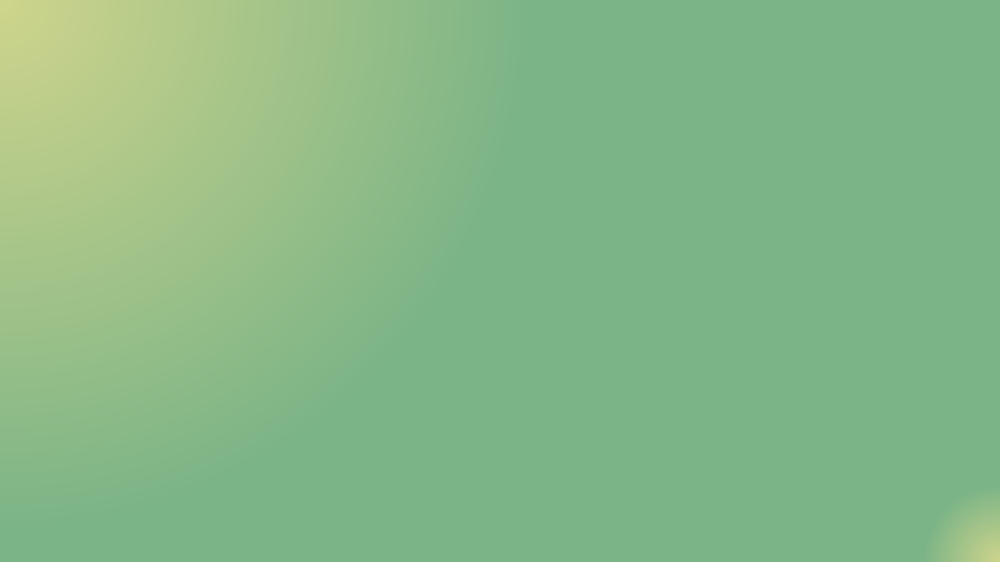
#> input picture desktop/tests/image_final.png, 1000 x 562 px, shrunk from 3840 x 2160 before the run
$ python join.py
#> lines starting #> are read from the running program, lines starting #| are printed output that depends on the picture
from PIL import Image

bg = Image.open('image_final.png')
#> bg is the input picture: PIL image 1000x562 RGB; mean R, G, B 134.3, 184.3, 135.5

pattern = Image.open('output-final.png')
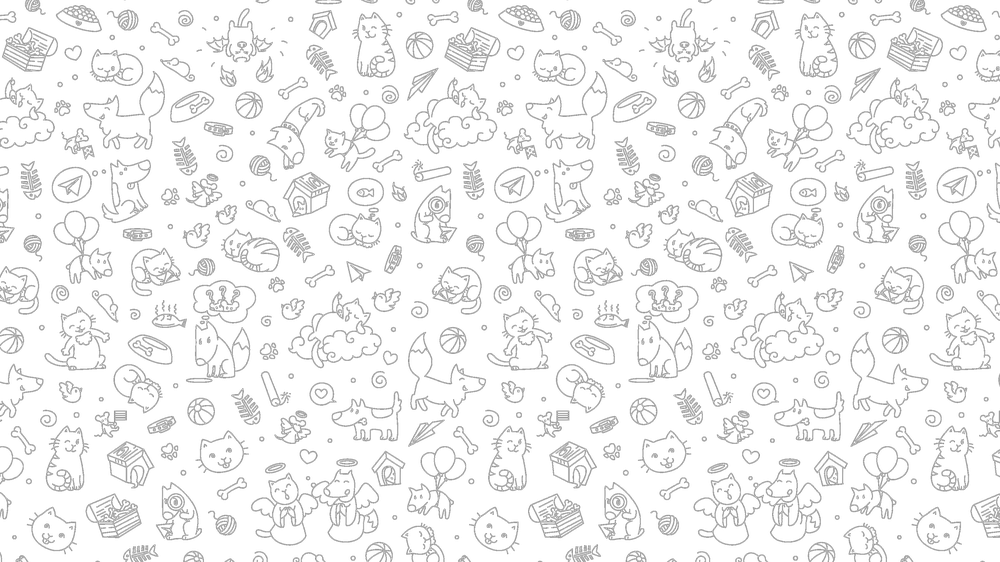
#> input picture desktop/tests/output-final.png, 1000 x 562 px, shrunk from 3840 x 2160 before the run
#> pattern is the input picture: PIL image 1000x562 RGBA; mean R, G, B, A 49.7, 49.7, 49.7, 32.3
assert bg.size == pattern.size

w, h = bg.size
#> w = 1000; h = 562

bg_data = bg.getdata()
pattern_data = pattern.getdata()

final = []
for i in range(h):
	for j in range(w):
		if pattern_data[i*w+j][3] != 0:
			final.append(tuple(pattern_data[i*w+j][:-1]))
		else:
			final.append(bg_data[i*w+j])
#> after the loop, final = 562000 items

image = Image.new("RGB", (w, h), color="white")
#> image: PIL image 1000x562 RGB; every value is 255
image.putdata(final)
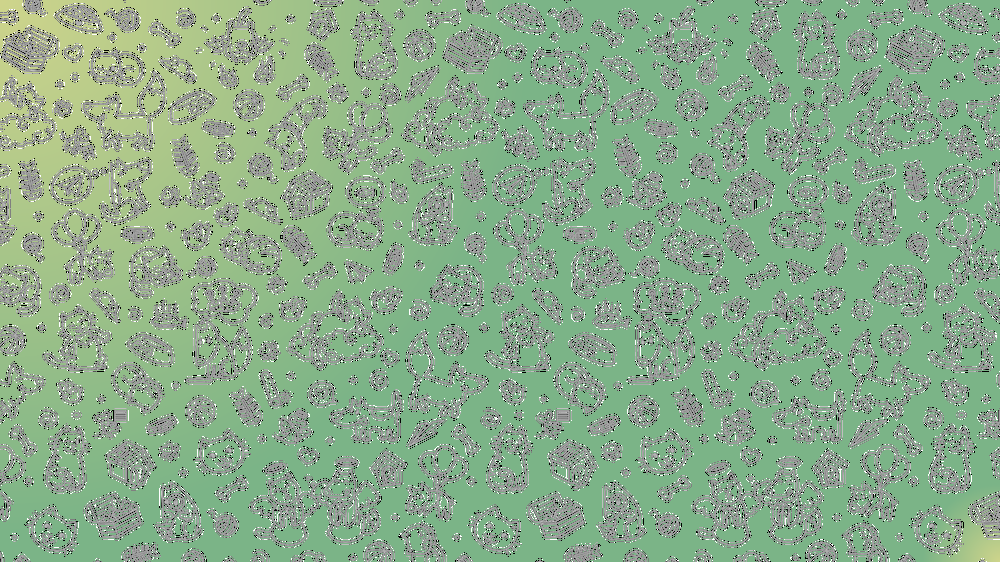
#> image: PIL image 1000x562 RGB; mean R, G, B 137.7, 170.5, 138.5
image.save("mon_image_final_sans_conflit_de_nom.png", "PNG")
